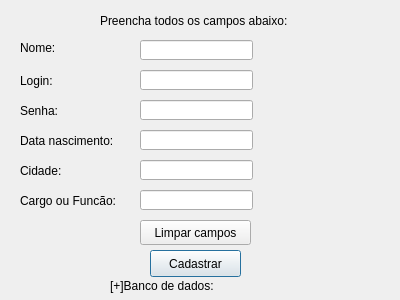
<?xml version="1.0" encoding="UTF-8"?>
<ui version="4.0">
 <class>cadastroUser</class>
 <widget class="QDialog" name="cadastroUser">
  <property name="windowModality">
   <enum>Qt::WindowModal</enum>
  </property>
  <property name="enabled">
   <bool>true</bool>
  </property>
  <property name="geometry">
   <rect>
    <x>0</x>
    <y>0</y>
    <width>400</width>
    <height>300</height>
   </rect>
  </property>
  <property name="sizePolicy">
   <sizepolicy hsizetype="Minimum" vsizetype="Minimum">
    <horstretch>0</horstretch>
    <verstretch>0</verstretch>
   </sizepolicy>
  </property>
  <property name="minimumSize">
   <size>
    <width>400</width>
    <height>300</height>
   </size>
  </property>
  <property name="maximumSize">
   <size>
    <width>400</width>
    <height>300</height>
   </size>
  </property>
  <property name="windowTitle">
   <string>Cadastrar Usuario</string>
  </property>
  <property name="styleSheet">
   <string notr="true"/>
  </property>
  <property name="modal">
   <bool>true</bool>
  </property>
  <widget class="QPushButton" name="cadastrarButton">
   <property name="geometry">
    <rect>
     <x>150</x>
     <y>250</y>
     <width>91</width>
     <height>27</height>
    </rect>
   </property>
   <property name="styleSheet">
    <string notr="true">font: 75 9pt &quot;MS Shell Dlg 2&quot;;</string>
   </property>
   <property name="text">
    <string>Cadastrar</string>
   </property>
  </widget>
  <widget class="QLabel" name="label_2">
   <property name="geometry">
    <rect>
     <x>20</x>
     <y>70</y>
     <width>51</width>
     <height>21</height>
    </rect>
   </property>
   <property name="text">
    <string>Login:</string>
   </property>
  </widget>
  <widget class="QLabel" name="label_3">
   <property name="geometry">
    <rect>
     <x>20</x>
     <y>100</y>
     <width>51</width>
     <height>21</height>
    </rect>
   </property>
   <property name="text">
    <string>Senha:</string>
   </property>
  </widget>
  <widget class="QLabel" name="label_4">
   <property name="geometry">
    <rect>
     <x>20</x>
     <y>130</y>
     <width>101</width>
     <height>21</height>
    </rect>
   </property>
   <property name="text">
    <string>Data nascimento:</string>
   </property>
  </widget>
  <widget class="QLabel" name="label_5">
   <property name="geometry">
    <rect>
     <x>20</x>
     <y>160</y>
     <width>51</width>
     <height>21</height>
    </rect>
   </property>
   <property name="text">
    <string>Cidade:</string>
   </property>
  </widget>
  <widget class="QLineEdit" name="lineNome">
   <property name="geometry">
    <rect>
     <x>140</x>
     <y>40</y>
     <width>113</width>
     <height>20</height>
    </rect>
   </property>
  </widget>
  <widget class="QLineEdit" name="lineLogin">
   <property name="geometry">
    <rect>
     <x>140</x>
     <y>70</y>
     <width>113</width>
     <height>20</height>
    </rect>
   </property>
  </widget>
  <widget class="QLineEdit" name="lineSenha">
   <property name="geometry">
    <rect>
     <x>140</x>
     <y>100</y>
     <width>113</width>
     <height>20</height>
    </rect>
   </property>
   <property name="text">
    <string/>
   </property>
   <property name="echoMode">
    <enum>QLineEdit::Password</enum>
   </property>
  </widget>
  <widget class="QLineEdit" name="lineNasc">
   <property name="geometry">
    <rect>
     <x>140</x>
     <y>130</y>
     <width>113</width>
     <height>20</height>
    </rect>
   </property>
  </widget>
  <widget class="QLineEdit" name="lineCidade">
   <property name="geometry">
    <rect>
     <x>140</x>
     <y>160</y>
     <width>113</width>
     <height>20</height>
    </rect>
   </property>
   <property name="text">
    <string/>
   </property>
  </widget>
  <widget class="QLabel" name="label_6">
   <property name="geometry">
    <rect>
     <x>100</x>
     <y>10</y>
     <width>211</width>
     <height>21</height>
    </rect>
   </property>
   <property name="text">
    <string>Preencha todos os campos abaixo:</string>
   </property>
  </widget>
  <widget class="QFrame" name="gridFrame">
   <property name="geometry">
    <rect>
     <x>0</x>
     <y>0</y>
     <width>401</width>
     <height>301</height>
    </rect>
   </property>
   <property name="styleSheet">
    <string notr="true">background-image: url(:/newPrefix/icons/backCadastro.jpg);</string>
   </property>
   <zorder>labelStatus</zorder>
   <zorder>label</zorder>
   <zorder>labelStatus</zorder>
   <zorder>labelStatus</zorder>
   <zorder>label_6</zorder>
  </widget>
  <widget class="QLabel" name="labelStatus">
   <property name="enabled">
    <bool>true</bool>
   </property>
   <property name="geometry">
    <rect>
     <x>110</x>
     <y>270</y>
     <width>361</width>
     <height>31</height>
    </rect>
   </property>
   <property name="text">
    <string>[+]Banco de dados:</string>
   </property>
  </widget>
  <widget class="QPushButton" name="limparButton">
   <property name="geometry">
    <rect>
     <x>140</x>
     <y>220</y>
     <width>111</width>
     <height>25</height>
    </rect>
   </property>
   <property name="text">
    <string>Limpar campos</string>
   </property>
  </widget>
  <widget class="QLabel" name="label_7">
   <property name="geometry">
    <rect>
     <x>20</x>
     <y>190</y>
     <width>111</width>
     <height>21</height>
    </rect>
   </property>
   <property name="text">
    <string>Cargo ou Funcão:</string>
   </property>
  </widget>
  <widget class="QLineEdit" name="lineFunc">
   <property name="geometry">
    <rect>
     <x>140</x>
     <y>190</y>
     <width>113</width>
     <height>20</height>
    </rect>
   </property>
   <property name="text">
    <string/>
   </property>
  </widget>
  <widget class="QLabel" name="label">
   <property name="enabled">
    <bool>true</bool>
   </property>
   <property name="geometry">
    <rect>
     <x>20</x>
     <y>40</y>
     <width>41</width>
     <height>16</height>
    </rect>
   </property>
   <property name="text">
    <string>Nome:</string>
   </property>
  </widget>
  <zorder>gridFrame</zorder>
  <zorder>cadastrarButton</zorder>
  <zorder>label_2</zorder>
  <zorder>label_3</zorder>
  <zorder>label_4</zorder>
  <zorder>label_5</zorder>
  <zorder>lineNome</zorder>
  <zorder>lineLogin</zorder>
  <zorder>lineSenha</zorder>
  <zorder>lineNasc</zorder>
  <zorder>lineCidade</zorder>
  <zorder>label_6</zorder>
  <zorder>labelStatus</zorder>
  <zorder>limparButton</zorder>
  <zorder>label_7</zorder>
  <zorder>lineFunc</zorder>
  <zorder>label</zorder>
 </widget>
 <tabstops>
  <tabstop>lineNome</tabstop>
  <tabstop>lineLogin</tabstop>
  <tabstop>lineSenha</tabstop>
  <tabstop>lineNasc</tabstop>
  <tabstop>lineCidade</tabstop>
  <tabstop>lineFunc</tabstop>
  <tabstop>limparButton</tabstop>
  <tabstop>cadastrarButton</tabstop>
 </tabstops>
 <resources/>
 <connections/>
</ui>
